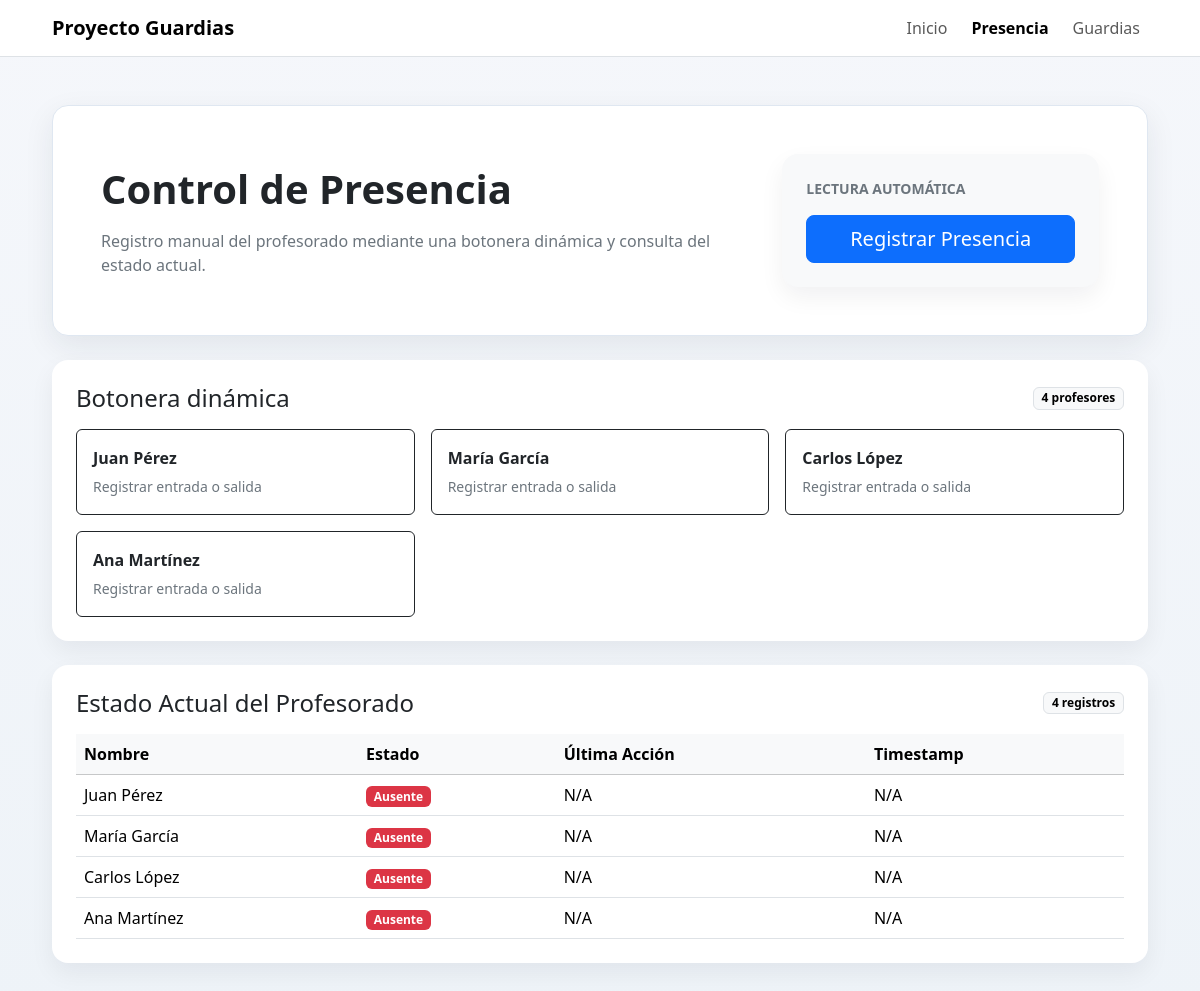
The app's page /presencia, older data.
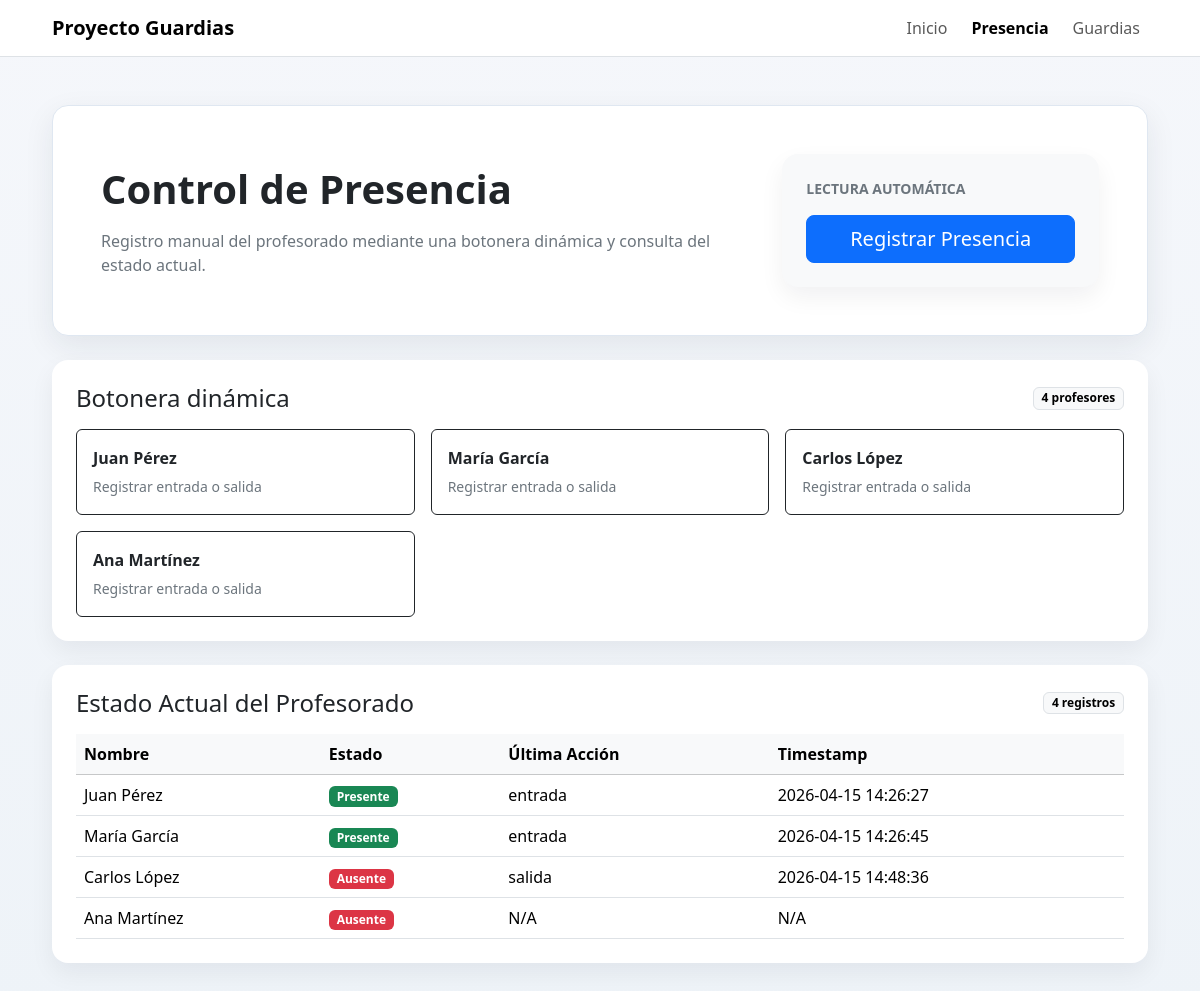
The same page, newer data.
### tables this page shows
CREATE TABLE profesores (
    id INTEGER PRIMARY KEY AUTOINCREMENT,
    nombre TEXT NOT NULL,
    rfid TEXT,
    huella_id TEXT,
    face_id TEXT,
    activo INTEGER DEFAULT 1,
    guardias_acumuladas INTEGER DEFAULT 0,
    guardias_semana INTEGER DEFAULT 0
);

CREATE TABLE presencia (
    id INTEGER PRIMARY KEY AUTOINCREMENT,
    profesor_id INTEGER,
    timestamp DATETIME DEFAULT CURRENT_TIMESTAMP,
    tipo TEXT,   -- 'entrada' o 'salida'
    FOREIGN KEY (profesor_id) REFERENCES profesores(id)
);

### app.py (the view)
@app.route("/presencia")
def vista_presencia():
    estado = obtener_estado_actual(_obtener_db_path())
    return render_template("presencia.html", estado=estado)

### app.py (called while the page is built)
def _obtener_db_path():
    return app.config.get("DB_PATH", "ies.db")

### modules/db/db_manager.py (called while the page is built)
    def get_connection(self):
        return sqlite3.connect(self.db_path)

    def get_profesores(self):
        conn = self.get_connection()
        cursor = conn.cursor()
        cursor.execute("SELECT * FROM profesores WHERE activo = 1")
        rows = cursor.fetchall()
        conn.close()
        return [Profesor(*row) for row in rows]

    def get_presencias_hoy(self):
        from datetime import datetime
        hoy = datetime.now().strftime("%Y-%m-%d")
        conn = self.get_connection()
        cursor = conn.cursor()
        cursor.execute("""
            SELECT * FROM presencia
            WHERE date(timestamp) = ?
            ORDER BY profesor_id, timestamp
        """, (hoy,))
        rows = cursor.fetchall()
        conn.close()
        return [Presencia(*row) for row in rows]

### modules/presencia/registro.py (called while the page is built)
def obtener_estado_actual(db_path="ies.db"):
    db_manager = DBManager(db_path)
    profesores = db_manager.get_profesores()
    presencias_hoy = db_manager.get_presencias_hoy()
    estado = {}
    for profesor in profesores:
        presencias_profesor = sorted([p for p in presencias_hoy if p.profesor_id == profesor.id],
                                   key=lambda p: p.timestamp)
        presente = presencias_profesor and presencias_profesor[-1].tipo == 'entrada'
        estado[profesor.id] = {
            'nombre': profesor.nombre,
            'presente': presente,
            'ultima_accion': presencias_profesor[-1].tipo if presencias_profesor else None,
            'timestamp': presencias_profesor[-1].timestamp if presencias_profesor else None
        }
    return estado

### templates/presencia.html (shortened to what this page needs)
<!DOCTYPE html>
<html lang="es">
<head>
    <link href="https://cdn.jsdelivr.net/npm/bootstrap@5.3.3/dist/css/bootstrap.min.css" rel="stylesheet">
</head>
<body>
    <nav class="navbar navbar-expand-lg bg-white border-bottom sticky-top">
        <div class="container app-shell">
            <a class="navbar-brand fw-semibold" href="{{ url_for('index') }}">Proyecto Guardias</a>
            <div class="collapse navbar-collapse" id="mainNav">
                <div class="navbar-nav ms-auto gap-lg-2">
                    <a class="nav-link" href="{{ url_for('index') }}">Inicio</a>
                    <a class="nav-link active fw-semibold" href="{{ url_for('vista_presencia') }}">Presencia</a>
                    <a class="nav-link" href="{{ url_for('vista_guardias') }}">Guardias</a>
                </div>
            </div>
        </div>
    </nav>
    <main class="container app-shell py-4 py-lg-5">
        <section class="page-hero p-4 p-lg-5 mb-4">
            <div class="row g-4 align-items-center">
                <div class="col-lg-8">
                    <h1 class="display-6 fw-semibold mb-3">Control de Presencia</h1>
                    <p class="text-secondary mb-0">Registro manual del profesorado mediante una botonera dinámica y consulta del estado actual.</p>
                </div>
                <div class="col-lg-4">
                    <div class="card content-card bg-body-tertiary">
                        <div class="card-body p-4">
                            <p class="text-uppercase text-secondary small fw-semibold mb-3">Lectura automática</p>
                            <form action="{{ url_for('registrar') }}" method="post" class="d-grid">
                                <button class="btn btn-primary btn-lg" type="submit">Registrar Presencia</button>
                            </form>
                        </div>
                    </div>
                </div>
            </div>
        </section>
        <section class="card stat-card mb-4">
            <div class="card-body p-4">
                <div class="d-flex justify-content-between align-items-center mb-3 flex-wrap gap-2">
                    <h2 class="h4 mb-0">Botonera dinámica</h2>
                    <span class="badge text-bg-light border">{{ estado|length }} profesores</span>
                </div>
                <div class="row g-3">
                    {% for profesor_id, info in estado.items() %}
                    <div class="col-md-6 col-xl-4">
                        <form action="{{ url_for('registrar') }}" method="post" class="h-100">
                            <button class="btn btn-outline-dark w-100 h-100 text-start p-3" type="submit">
                                <span class="d-block fw-semibold mb-1">{{ info.nombre }}</span>
                                <span class="small text-secondary">Registrar entrada o salida</span>
                            </button>
                        </form>
                    </div>
                    {% else %}
                    <div class="col-12">
                        <div class="text-center text-secondary py-3">No hay profesores disponibles para registrar.</div>
                    </div>
                    {% endfor %}
                </div>
            </div>
        </section>
        <section class="card stat-card">
            <div class="card-body p-4">
                <div class="d-flex justify-content-between align-items-center mb-3 flex-wrap gap-2">
                    <h2 class="h4 mb-0">Estado Actual del Profesorado</h2>
                    <span class="badge text-bg-light border">{{ estado|length }} registros</span>
                </div>
                <div class="table-responsive">
                    <table class="table table-hover align-middle mb-0">
                        <thead class="table-light">
                            <tr>
                                <th>Nombre</th>
                                <th>Estado</th>
                                <th>Última Acción</th>
                                <th>Timestamp</th>
                            </tr>
                        </thead>
                        <tbody>
                            {% for profesor_id, info in estado.items() %}
                            <tr>
                                <td class="fw-medium">{{ info.nombre }}</td>
                                <td>
                                    <span class="badge {% if info.presente %}text-bg-success{% else %}text-bg-danger{% endif %}">
                                        {% if info.presente %}Presente{% else %}Ausente{% endif %}
                                    </span>
                                </td>
                                <td>{{ info.ultima_accion or 'N/A' }}</td>
                                <td>{{ info.timestamp or 'N/A' }}</td>
                            </tr>
                            {% else %}
                            <tr>
                                <td colspan="4" class="text-center text-secondary py-4">No hay registros de presencia para mostrar.</td>
                            </tr>
                            {% endfor %}
                        </tbody>
                    </table>
                </div>
            </div>
        </section>
    </main>
</body>
</html>

### templates/presencia.html (style rules this page uses)
body { background: linear-gradient(180deg, #f5f7fb 0%, #eef3f8 100%); min-height: 100vh; }
.app-shell { max-width: 1120px; }
.page-hero { background: #ffffff; border: 1px solid #dfe7f1; border-radius: 1rem; box-shadow: 0 10px 30px rgba(31, 41, 55, 0.08); }
.stat-card, .content-card { border: 0; border-radius: 1rem; box-shadow: 0 10px 24px rgba(15, 23, 42, 0.06); }

Row changes from the older to the newer data that the page shows:
added presencia: tipo "entrada", timestamp "2026-04-15 14:26:27"
added presencia: tipo "entrada", timestamp "2026-04-15 14:26:45"
added presencia: tipo "salida", timestamp "2026-04-15 14:48:36"
Text that changed along with them:
new list line: "Juan Pérez"
new list line: "Presente"
new list line: "María García"
new list line: "Carlos López"
new list line: "Ausente"
list line gone: "Juan Pérez"
list line gone: "Ausente N/A N/A"
list line gone: "María García"
list line gone: "Carlos López"
